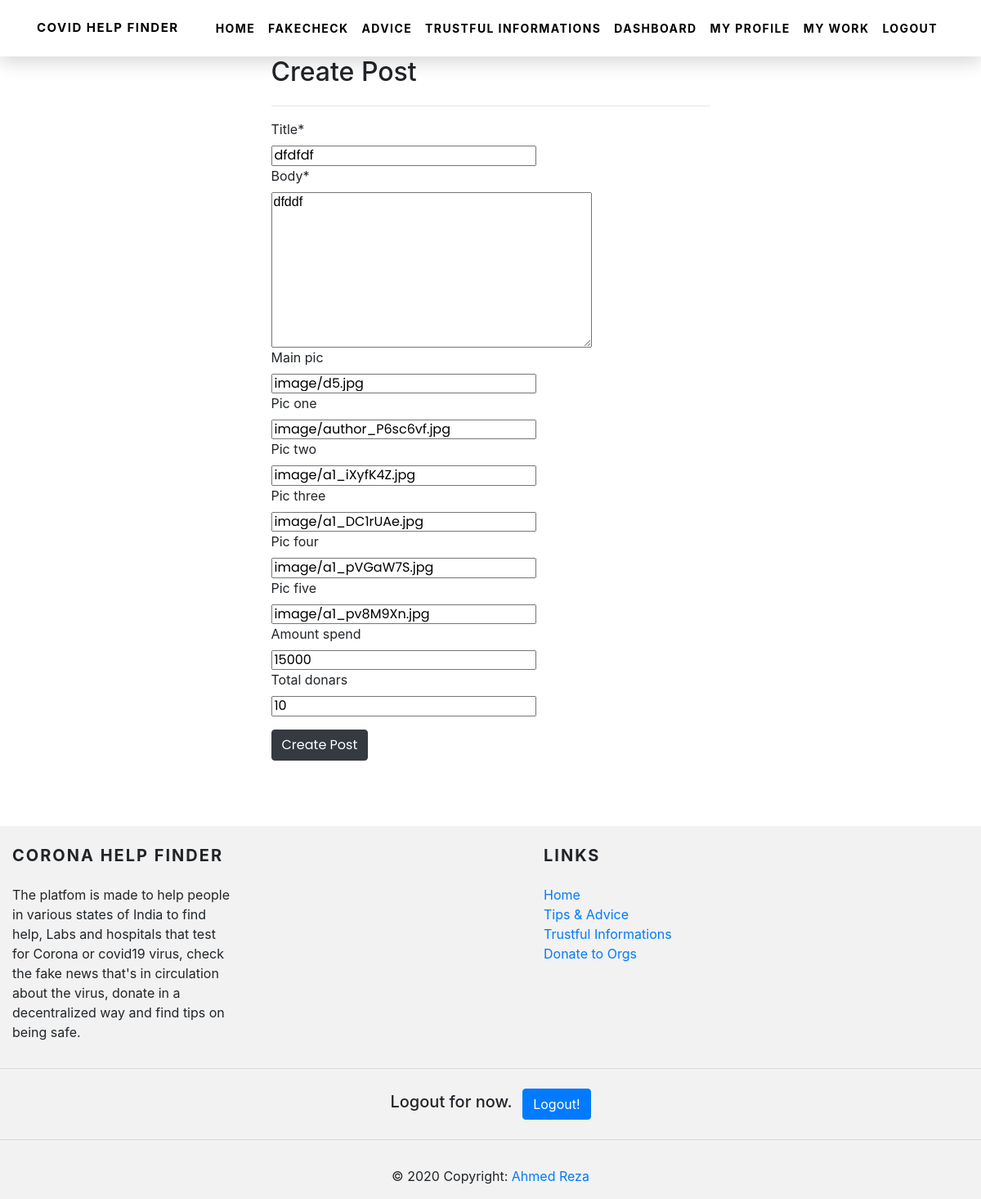
The page /covid/mypost/edit/2 (signed in) on the database as committed earlier.
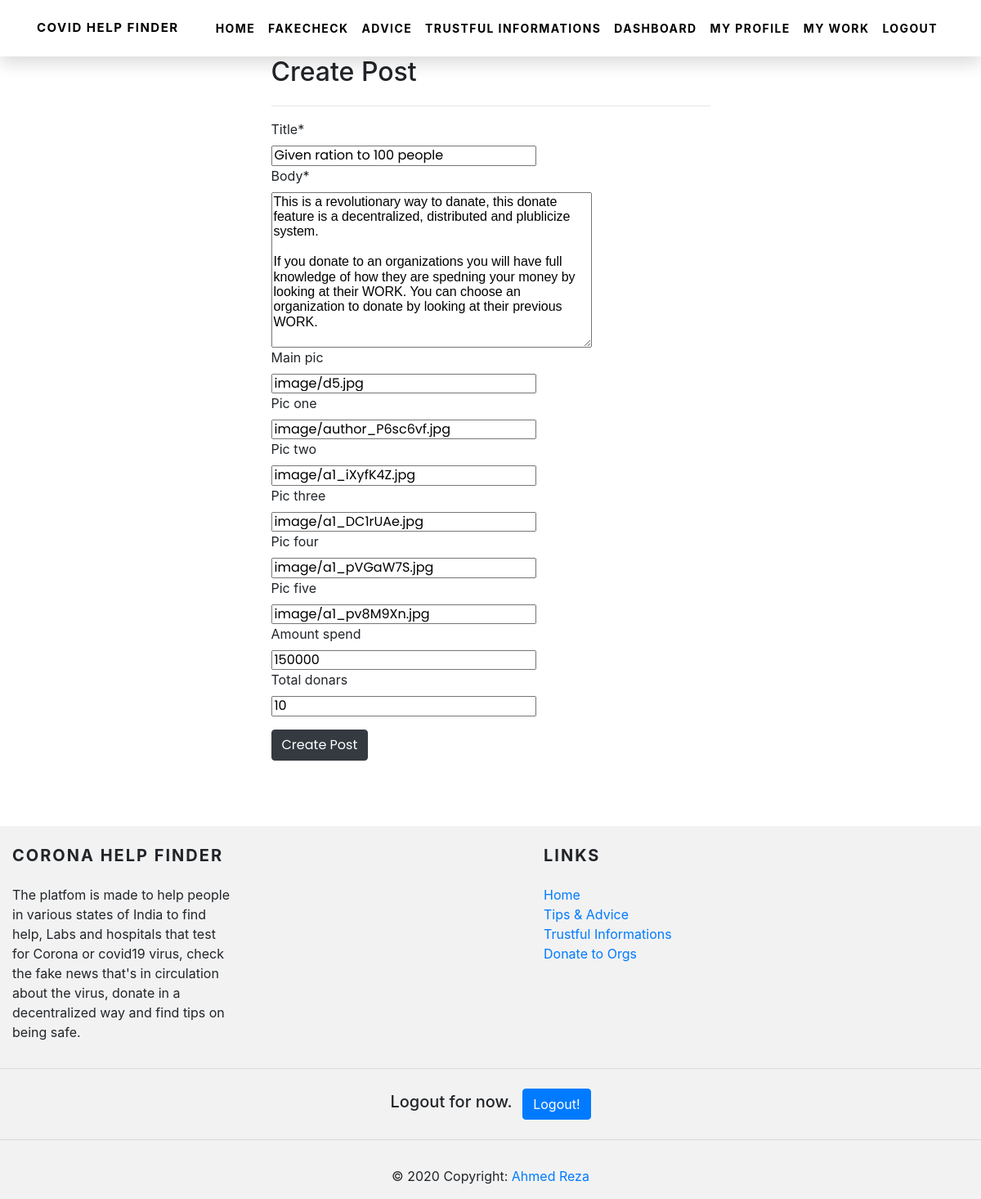
The same page on the database as committed later.
### covid/models.py (models this page shows, shortened)
class MyPost(models.Model):
	pic_one = models.URLField(null=True, blank=True)
	pic_two = models.URLField(null=True, blank=True)
	pic_three = models.URLField(null=True, blank=True)
	pic_four = models.URLField(null=True, blank=True)
	pic_five = models.URLField(null=True, blank=True)
	main_pic = models.URLField(null=True, blank=True)
	amount_spend = models.IntegerField(null=True, blank=True)
	total_donars = models.IntegerField(null=True, blank=True)
	donar_names = models.TextField(null=False, blank=False)
	title = models.CharField(max_length = 200)
	body = models.TextField(null=False, blank=False)
	short_description = models.CharField(max_length = 240)
	cr_date = models.DateTimeField(auto_now_add=True)
	uploaded_by = models.ForeignKey(to=MyProfile, on_delete=CASCADE, null=True, blank=True)

### covid/views.py (the view)
# urls.py: path('mypost/edit/<int:pk>', views.MyPostUpdateView.as_view(success_url="/covid/mypost")),
@method_decorator(login_required, name="dispatch")
class MyPostUpdateView(UpdateView):
    model = MyPost
    fields = ["title", "body", "main_pic", "pic_one", "pic_two", "pic_three", "pic_four", "pic_five", "amount_spend", "total_donars"]

### covid/templates/covid/mypost_form.html (shortened to what this page needs)
{% extends 'base.html' %}
{% block content %}
{% load crispy_forms_tags %}
<main class="p-5">
	<div class="row">
		<div class="col-sm-6 offset-sm-3">
			<h1 class="myhead2">Create Post</h1>
<hr>
<form enctype="multipart/form-data" method="post">
	{{form | crispy}}
	<input class="btn btn-dark my-3" value="Create Post" type="submit" />
</form>
		</div>
	</div>
</main>
{% endblock %}

Rows that differ between the two databases and show on the page:
changed MyPost "image/d5.jpg": title "dfdfdf" → "Given ration to 100 people"; body "dfddf" → "This is a revolutionary way to danate, this donate feature is a decentralized, distributed and plublicize system. If you donate to an organizations you will have full knowledge of how they are spedning your money by looking at their WORK. You can choose an organization to donate by looking at their previous WORK."; amount_spend "15000" → "150000"
